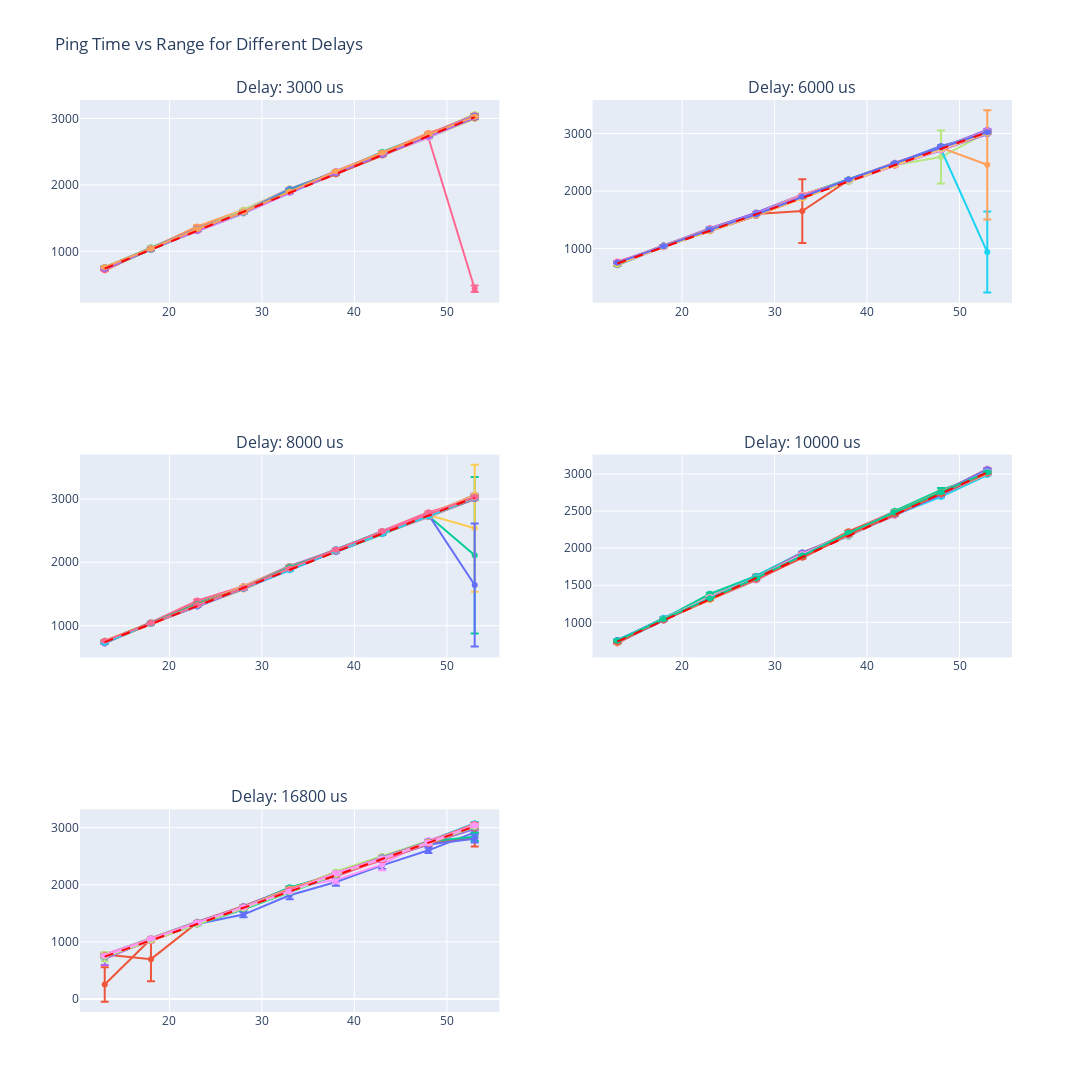

Notebook code for this chart:
### Markdown cell above
### Cluster 2: num_sensor = 29 calibration

### Code cell
visualize_cluster(df_custom_cluster_16,2)
